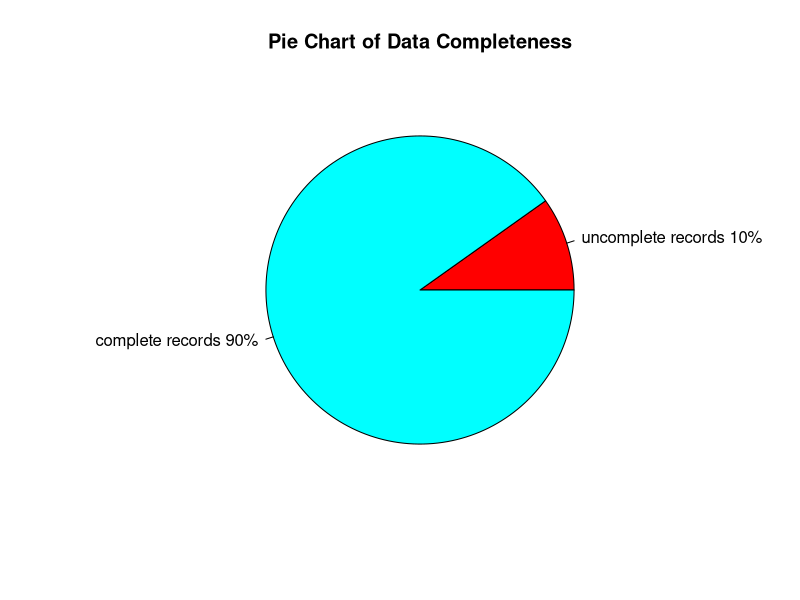
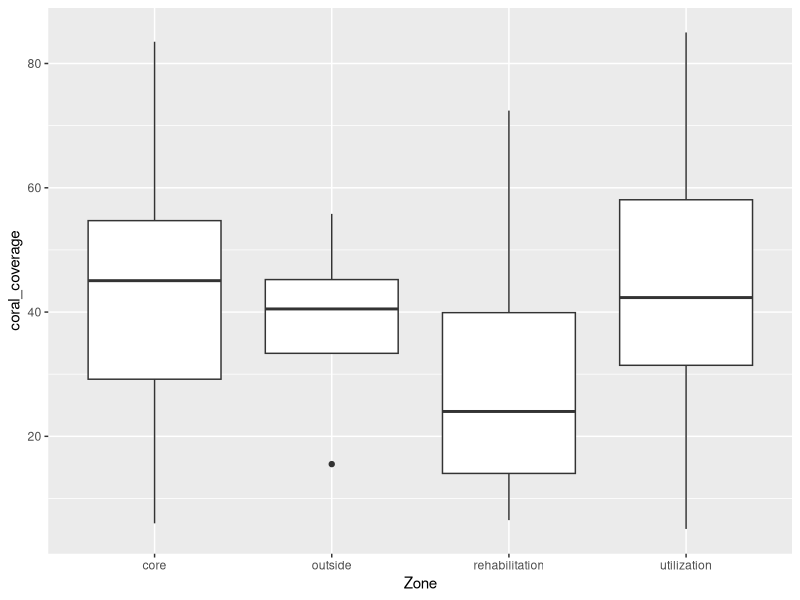
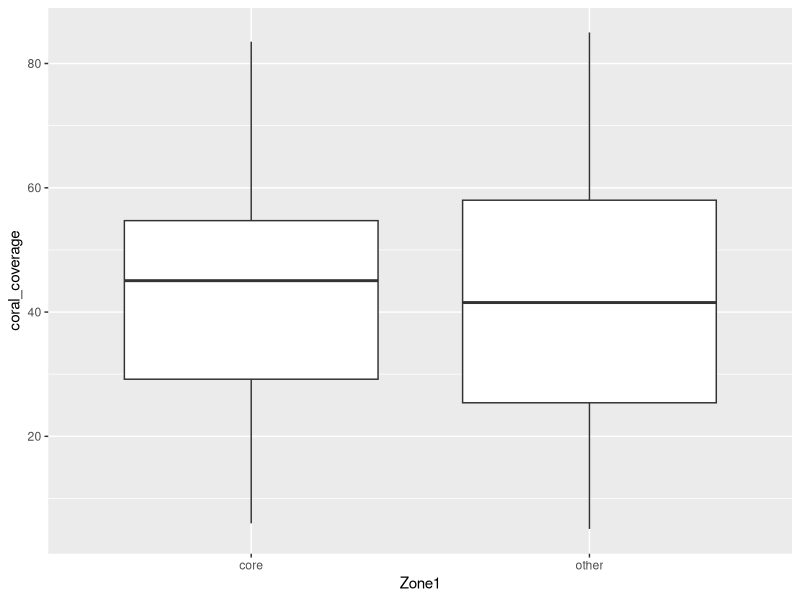
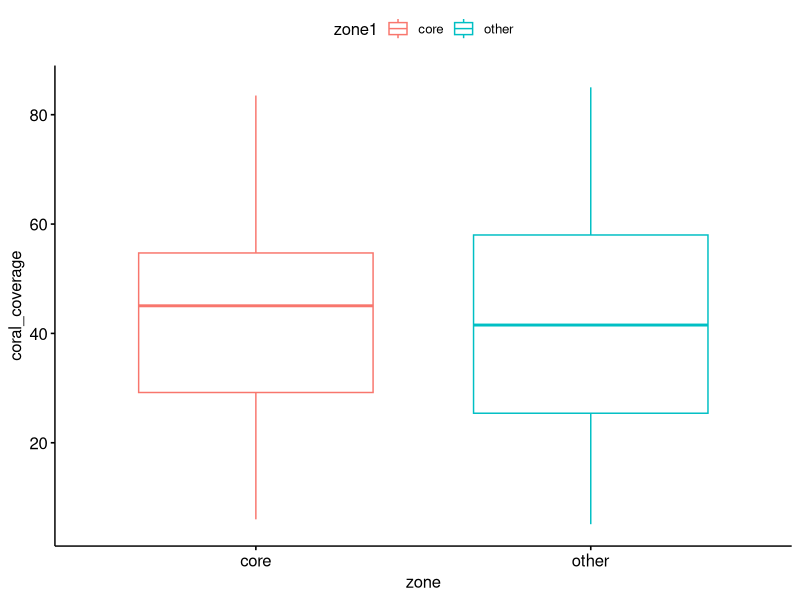

R code for these plots, in order:
#install and load the gridExtra and tidyverse library
install.packages("gridExtra")
install.packages("ggpubr")
library(gridExtra)
library(tidyverse)
library("ggpubr")

#load the data
surveys <- read.csv("coralreef_anb_2015.csv")

#ZONE COMPARISON

#clean the data from NA and blank value
cov_zone_surveys_complete <- surveys %>%
  filter(!is.na(coral_coverage)) %>%
  filter(!is.na(pH)) %>%
  filter(!is.na(salinity)) %>%
  filter(!is.na(do)) %>%
  filter(zone !="") %>%
  filter(zone1 !="")

#piechart of the records
count_all <- surveys %>% tally()
cov_zone_count_complete <- surveys %>%
  filter(!is.na(coral_coverage)) %>%
  filter(zone !="") %>%
  tally()

cov_zone_count_unclomplete <- count_all - cov_zone_count_complete

slices <- c(cov_zone_count_unclomplete[1,1],cov_zone_count_complete[1,1])
lbls <- c("uncomplete records", "complete records")
pct <- round(slices/sum(slices)*100)
lbls <- paste(lbls, pct) # add percents to labels 
lbls <- paste(lbls,"%",sep="") # ad % to labels 
pie(slices,labels = lbls, col=rainbow(length(lbls)),
    main="Pie Chart of Data Completeness")

#------------------------------------------------
#plot coverage per zone
ggplot(cov_zone_surveys_complete, aes(x = zone, y = coral_coverage)) + geom_boxplot()+xlab("Zone")

#plot coverage core zone vs other zone
ggplot(cov_zone_surveys_complete, aes(x = zone1, y = coral_coverage)) + geom_boxplot()+xlab("Zone1")


#------------------------------------------------
#testing the mean coverage between zone to see the difference
#Is the mean coverage is significantly different among the zones?
##visualize the data using box plots
ggboxplot(cov_zone_surveys_complete, x = "zone1", y = "coral_coverage", color = "zone1", ylab = "coral_coverage", xlab = "zone")
##do the population have the same variances? use "f-test". answer = no because p-value < 0.05
result_ftest_coverage_zone <-var.test(coral_coverage ~ zone1, data = cov_zone_surveys_complete)
##is there any significant difference between zone coverage? use "t-test".
##answer = no, because p value > 0.05. (......... = same)
t.test(coral_coverage ~ zone1, data = cov_zone_surveys_complete, var.equal = FALSE)





